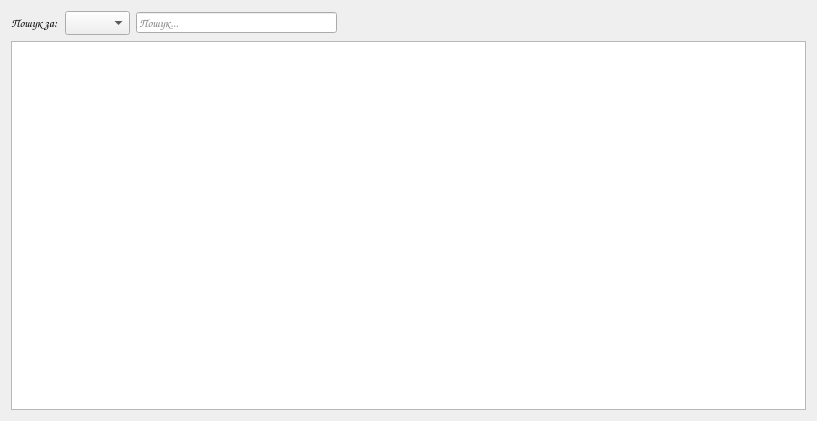
<?xml version="1.0" encoding="UTF-8"?>
<ui version="4.0">
 <class>AllEventsDialog</class>
 <widget class="QDialog" name="AllEventsDialog">
  <property name="windowModality">
   <enum>Qt::WindowModal</enum>
  </property>
  <property name="geometry">
   <rect>
    <x>0</x>
    <y>0</y>
    <width>817</width>
    <height>421</height>
   </rect>
  </property>
  <property name="minimumSize">
   <size>
    <width>330</width>
    <height>200</height>
   </size>
  </property>
  <property name="font">
   <font>
    <family>Comic Sans MS</family>
   </font>
  </property>
  <property name="windowTitle">
   <string>Всі прийоми</string>
  </property>
  <property name="windowIcon">
   <iconset resource="res/res.qrc">
    <normaloff>:/action_icons/all_events.png</normaloff>:/action_icons/all_events.png</iconset>
  </property>
  <layout class="QVBoxLayout" name="verticalLayout">
   <item>
    <layout class="QHBoxLayout" name="horizontalLayout">
     <item>
      <widget class="QLabel" name="label">
       <property name="sizePolicy">
        <sizepolicy hsizetype="Preferred" vsizetype="Fixed">
         <horstretch>0</horstretch>
         <verstretch>0</verstretch>
        </sizepolicy>
       </property>
       <property name="text">
        <string>Пошук за:</string>
       </property>
      </widget>
     </item>
     <item>
      <widget class="QComboBox" name="search_cb"/>
     </item>
     <item>
      <widget class="QStackedWidget" name="stacked_wgt">
       <property name="sizePolicy">
        <sizepolicy hsizetype="Preferred" vsizetype="Fixed">
         <horstretch>0</horstretch>
         <verstretch>0</verstretch>
        </sizepolicy>
       </property>
       <property name="minimumSize">
        <size>
         <width>0</width>
         <height>22</height>
        </size>
       </property>
       <property name="maximumSize">
        <size>
         <width>16777215</width>
         <height>22</height>
        </size>
       </property>
       <property name="currentIndex">
        <number>1</number>
       </property>
       <widget class="QWidget" name="s_date">
        <widget class="QDateEdit" name="search_de">
         <property name="geometry">
          <rect>
           <x>0</x>
           <y>0</y>
           <width>91</width>
           <height>22</height>
          </rect>
         </property>
         <property name="calendarPopup">
          <bool>true</bool>
         </property>
        </widget>
       </widget>
       <widget class="QWidget" name="s_text">
        <widget class="QLineEdit" name="search_le">
         <property name="geometry">
          <rect>
           <x>0</x>
           <y>0</y>
           <width>201</width>
           <height>21</height>
          </rect>
         </property>
         <property name="placeholderText">
          <string>Пошук...</string>
         </property>
         <property name="clearButtonEnabled">
          <bool>true</bool>
         </property>
        </widget>
       </widget>
       <widget class="QWidget" name="s_combo">
        <widget class="QComboBox" name="status_cb">
         <property name="geometry">
          <rect>
           <x>10</x>
           <y>0</y>
           <width>131</width>
           <height>22</height>
          </rect>
         </property>
        </widget>
       </widget>
       <widget class="QWidget" name="s_time">
        <widget class="QTimeEdit" name="search_te">
         <property name="geometry">
          <rect>
           <x>0</x>
           <y>0</y>
           <width>61</width>
           <height>22</height>
          </rect>
         </property>
         <property name="displayFormat">
          <string>hh:mm</string>
         </property>
         <property name="calendarPopup">
          <bool>false</bool>
         </property>
         <property name="time">
          <time>
           <hour>12</hour>
           <minute>0</minute>
           <second>0</second>
          </time>
         </property>
        </widget>
       </widget>
      </widget>
     </item>
    </layout>
   </item>
   <item>
    <widget class="QTableView" name="events_table"/>
   </item>
  </layout>
 </widget>
 <resources>
  <include location="res/res.qrc"/>
 </resources>
 <connections/>
</ui>
